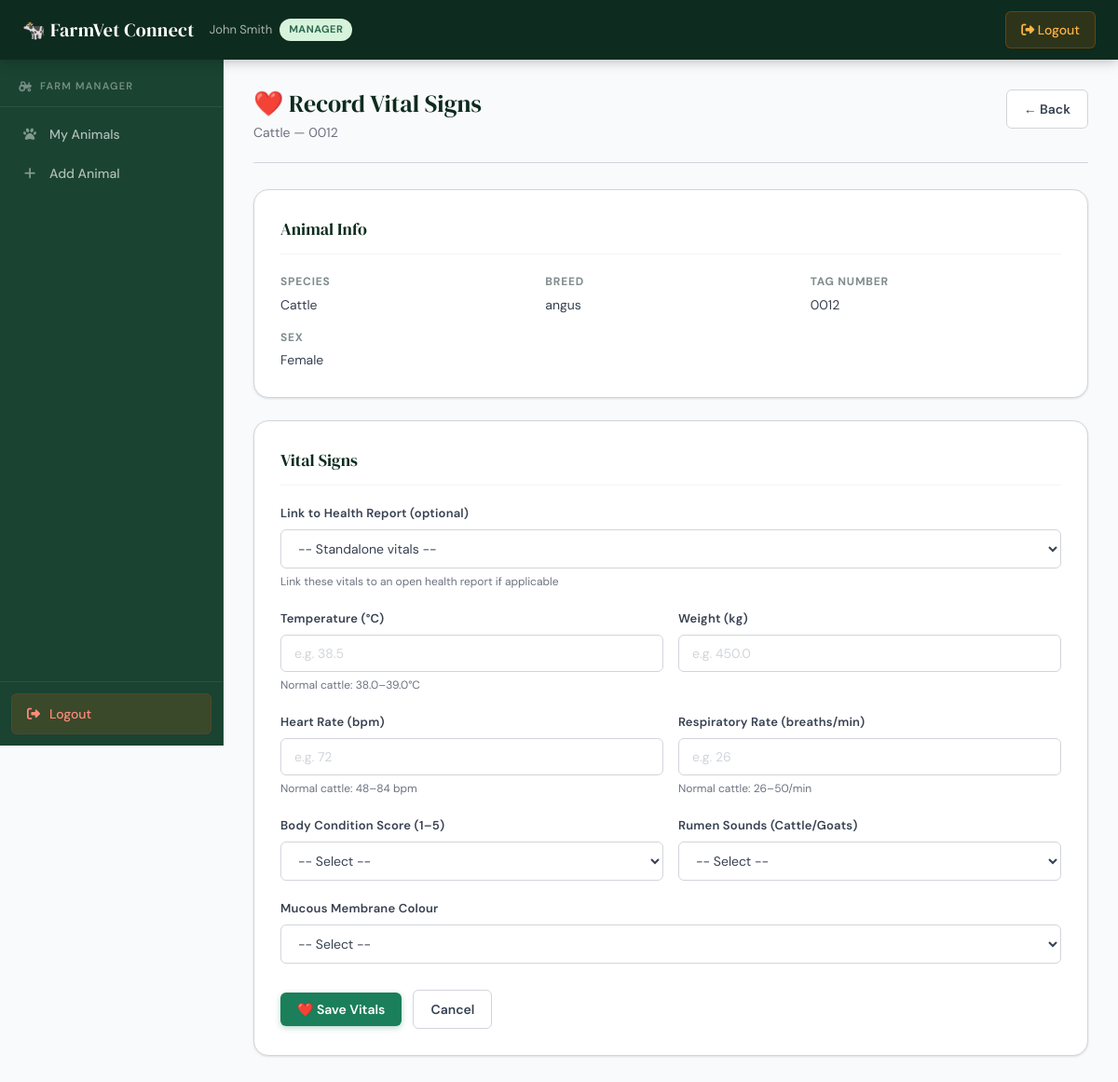
Screenshot of /manager/vitals/1 (signed in) with the database file from the repository.
### tables this page shows
CREATE TABLE users (
            id            INTEGER PRIMARY KEY AUTOINCREMENT,
            name          TEXT NOT NULL,
            email         TEXT NOT NULL UNIQUE,
            password_hash TEXT NOT NULL,
            role          TEXT NOT NULL CHECK(role IN ('admin','vet','manager')),
            farm_id       INTEGER REFERENCES farms(id),
            is_enabled    INTEGER DEFAULT 1,
            created_at    DATETIME DEFAULT CURRENT_TIMESTAMP
        );

CREATE TABLE animals (
            id          INTEGER PRIMARY KEY AUTOINCREMENT,
            farm_id     INTEGER NOT NULL REFERENCES farms(id),
            name        TEXT,
            tag_number  TEXT,
            species     TEXT NOT NULL,
            breed       TEXT,
            dob         DATE,
            sex         TEXT CHECK(sex IN ('Male','Female','Unknown')),
            weight_kg   REAL,
            notes       TEXT,
            created_at  DATETIME DEFAULT CURRENT_TIMESTAMP
        );

### routes/manager.py (the view, shortened to what this page needs)
@manager_bp.route('/vitals/<int:animal_id>', methods=['GET', 'POST'])
@login_required
def vitals_add(animal_id):
    if current_user.role != 'manager':
        flash('Access denied.', 'error')
        return redirect(url_for('auth.index'))
    db = get_db()
    animal = db.execute(
        "SELECT * FROM animals WHERE id = ? AND farm_id = ?",
        (animal_id, current_user.farm_id)
    ).fetchone()
    if not animal:
        flash('Animal not found.', 'error')
        return redirect(url_for('manager.home'))
    reports = db.execute("""
        SELECT id, symptom_category, created_at FROM health_reports
        WHERE animal_id = ? AND status != 'closed'
        ORDER BY created_at DESC
    """, (animal_id,)).fetchall()
    db.close()
    return render_template('manager/vitals_add.html',
                           animal=animal, reports=reports)

### app.py (called while the page is built)
def create_app():
    app = Flask(__name__)
    app.config.from_object(Config)
    init_db()
    login_manager = LoginManager()
    login_manager.init_app(app)
    login_manager.login_view = 'auth.login_admin'
    login_manager.login_message = 'Please log in to access this page.'
    @login_manager.user_loader
    def load_user(user_id):
        return get_user_by_id(int(user_id))
    app.register_blueprint(auth_bp)
    app.register_blueprint(admin_bp, url_prefix='/admin')
    app.register_blueprint(manager_bp, url_prefix='/manager')
    app.register_blueprint(vet_bp, url_prefix='/vet')
    return app

### database.py (called while the page is built)
def get_db():
    db_path = current_app.config['DATABASE']
    conn = sqlite3.connect(db_path)
    conn.row_factory = sqlite3.Row   # lets us access columns by name
    conn.execute("PRAGMA foreign_keys = ON")
    return conn

def get_user_by_id(user_id):
    with sqlite3.connect(current_app.config['DATABASE']) as conn:
        conn.row_factory = sqlite3.Row
        row = conn.execute(
            "SELECT id, name, email, role, farm_id FROM users WHERE id = ?",
            (user_id,)
        ).fetchone()
        if row:
            return User(row['id'], row['name'], row['email'],
                        row['role'], row['farm_id'])
    return None

### templates/manager/vitals_add.html (shortened to what this page needs)
{% extends 'base.html' %}
{% block content %}
<div class="page-header">
    <div>
        <h1>❤️ Record Vital Signs</h1>
        <p class="text-muted">{{ animal.species }} — {{ animal.tag_number or animal.name or 'Unknown' }}</p>
    </div>
    <a href="{{ url_for('manager.home') }}" class="btn btn-secondary">← Back</a>
</div>
<div class="card">
    <h2>Animal Info</h2>
    <div class="info-grid">
        <div class="info-item"><strong>Species</strong>{{ animal.species }}</div>
        <div class="info-item"><strong>Breed</strong>{{ animal.breed or '—' }}</div>
        <div class="info-item"><strong>Tag Number</strong>{{ animal.tag_number or '—' }}</div>
        <div class="info-item"><strong>Sex</strong>{{ animal.sex or '—' }}</div>
    </div>
</div>
<div class="card">
    <h2>Vital Signs</h2>
    <form method="POST">
        {% if reports %}
        <div class="form-group">
            <label>Link to Health Report (optional)</label>
            <select name="report_id">
                <option value="">-- Standalone vitals --</option>
            </select>
            <small>Link these vitals to an open health report if applicable</small>
        </div>
        {% endif %}
        <div class="form-row">
            <div class="form-group">
                <label>Temperature (°C)</label>
                <input type="number" name="temperature_celsius"
                       step="0.1" min="30" max="45"
                       placeholder="e.g. 38.5">
                <small>Normal cattle: 38.0–39.0°C</small>
            </div>
            <div class="form-group">
                <label>Weight (kg)</label>
                <input type="number" name="weight_kg"
                       step="0.1" min="0"
                       placeholder="e.g. 450.0">
            </div>
        </div>
        <div class="form-row">
            <div class="form-group">
                <label>Heart Rate (bpm)</label>
                <input type="number" name="heart_rate_bpm"
                       min="0" max="300"
                       placeholder="e.g. 72">
                <small>Normal cattle: 48–84 bpm</small>
            </div>
            <div class="form-group">
                <label>Respiratory Rate (breaths/min)</label>
                <input type="number" name="respiratory_rate"
                       min="0" max="100"
                       placeholder="e.g. 26">
                <small>Normal cattle: 26–50/min</small>
            </div>
        </div>
        <div class="form-row">
            <div class="form-group">
                <label>Body Condition Score (1–5)</label>
                <select name="body_condition_score">
                    <option value="">-- Select --</option>
                </select>
            </div>
            <div class="form-group">
                <label>Rumen Sounds (Cattle/Goats)</label>
                <select name="rumen_sounds">
                    <option value="">-- Select --</option>
                </select>
            </div>
        </div>
        <div class="form-group">
            <label>Mucous Membrane Colour</label>
            <select name="mucous_membrane_color">
                <option value="">-- Select --</option>
            </select>
        </div>
        <div class="form-actions">
            <button type="submit" class="btn btn-success">
                ❤️ Save Vitals
            </button>
            <a href="{{ url_for('manager.home') }}" class="btn btn-secondary">Cancel</a>
        </div>
    </form>
</div>
{% endblock %}

### templates/base.html (shortened to what this page needs)
<!DOCTYPE html>
<html lang="en">
<head>
    <link rel="stylesheet" href="https://cdnjs.cloudflare.com/ajax/libs/font-awesome/6.4.0/css/all.min.css">
    <link rel="stylesheet" href="{{ url_for('static', filename='css/style.css') }}">
</head>
<body {% if current_user.is_authenticated %}class="has-sidebar"{% endif %}>
    {% if current_user.is_authenticated %}
    <header class="main-header">
        <div class="header-container">
            <div class="logo-section">
                <h1 class="logo">🐄 FarmVet Connect</h1>
                <span class="user-info">
                    {{ current_user.name }}
                    <span class="badge badge-{{ current_user.role }}">
                        {{ current_user.role | capitalize }}
                    </span>
                </span>
            </div>
            <nav class="main-nav">
                <a href="{{ url_for('auth.logout') }}" class="nav-link logout-link">
                    <i class="fas fa-sign-out-alt"></i> Logout
                </a>
            </nav>
        </div>
    </header>
    <aside class="sidebar">
        <div class="sidebar-header">
            {% if current_user.role == 'admin' %}
                <h2><i class="fas fa-user-shield"></i> Admin Panel</h2>
            {% elif current_user.role == 'manager' %}
                <h2><i class="fas fa-tractor"></i> Farm Manager</h2>
            {% else %}
                <h2><i class="fas fa-stethoscope"></i> Veterinarian</h2>
            {% endif %}
        </div>
        <nav class="sidebar-nav">
            <ul>
                {% if current_user.role == 'admin' %}
                    <li><a href="{{ url_for('admin.dashboard') }}">
                        <i class="fas fa-chart-pie"></i><span>Dashboard</span></a></li>
                    <li><a href="{{ url_for('admin.users') }}">
                        <i class="fas fa-users"></i><span>Users</span></a></li>
                    <li><a href="{{ url_for('admin.user_add') }}">
                        <i class="fas fa-user-plus"></i><span>Add User</span></a></li>
                    <li><a href="{{ url_for('admin.farms') }}">
                        <i class="fas fa-tractor"></i><span>Farms</span></a></li>
                    <li><a href="{{ url_for('admin.farm_add') }}">
                        <i class="fas fa-plus"></i><span>Add Farm</span></a></li>
                {% elif current_user.role == 'manager' %}
                    <li><a href="{{ url_for('manager.home') }}">
                        <i class="fas fa-paw"></i><span>My Animals</span></a></li>
                    <li><a href="{{ url_for('manager.animal_add') }}">
                        <i class="fas fa-plus"></i><span>Add Animal</span></a></li>
                {% endif %}
            </ul>
        </nav>
        <div class="sidebar-footer">
            <a href="{{ url_for('auth.logout') }}" class="logout-link">
                <i class="fas fa-sign-out-alt"></i> Logout
            </a>
        </div>
    </aside>
    {% endif %}
    <main>
        <div class="container">
            {% block content %}{% endblock %}
        </div>
    </main>
</body>
</html>

### templates/manager/vitals_add.html (style rules this page uses)
.info-grid { display:grid; grid-template-columns:repeat(auto-fit,minmax(200px,1fr)); gap:15px; }
.info-item strong { display:block; color:#7f8c8d; font-size:12px; text-transform:uppercase; margin-bottom:3px; }

### rows the page displays
users: name "John Smith", role "MANAGER"
animals: species "Cattle", tag_number "0012", breed "angus", sex "Female"
